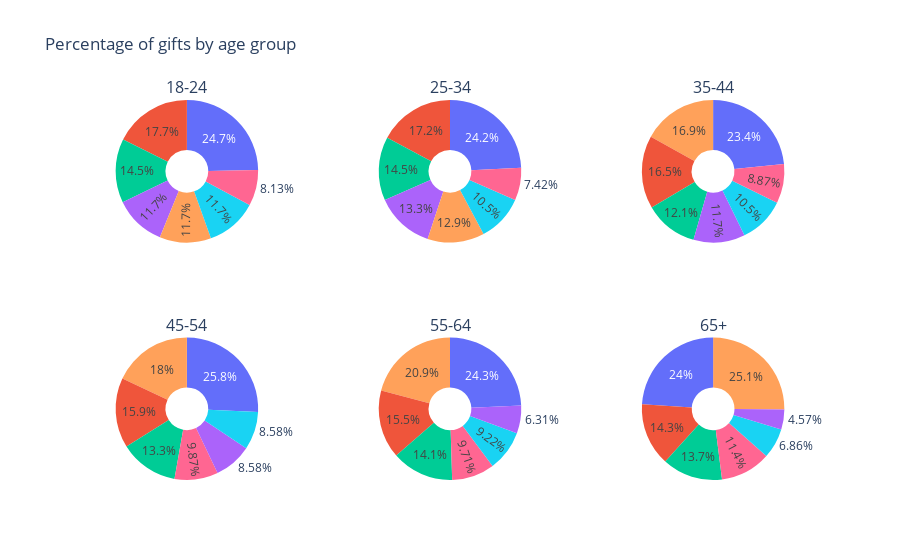

This figure's notebook cell:
### Markdown cell above
Die Pie-Charts zeigen den prozentualen Anteil der Ausgaben für jede Kategorie in verschiedenen Altersgruppen und wie diese sich verteilen. Die Kenntnis der altersspezifischen Ausgabegewohnheiten kann Unternehmen dabei unterstützen, Produkte und Angebote zu entwickeln, die besser auf die Bedürfnisse und Vorlieben verschiedener Altersgruppen abgestimmt sind.

### Code cell
#pie chart

df = pd.read_csv('gifts_age.csv')
df = df.drop(columns=['SpendingCelebrating'])

fig = sp.make_subplots(rows=2, cols=3, subplot_titles=df['Age'].tolist(), specs=[[{'type': 'pie'}, {'type': 'pie'}, {'type': 'pie'}],
                                                                                   [{'type': 'pie'}, {'type': 'pie'}, {'type': 'pie'}]])

for i, age_group in enumerate(df['Age']):
    percentages = df[df['Age'] == age_group].squeeze()[1:]
    fig.add_trace(go.Pie(labels=percentages.index, values=percentages, hole=0.3, name=age_group),
                  row=(i // 3) + 1, col=(i % 3) + 1)

fig.update_layout(title_text='Percentage of gifts by age group', showlegend=False)

fig.show()

### Figure 1 — Plotly figure (JSON) as saved in the notebook; plotly's stock layout.template omitted (floating-point values rounded to 4 significant figures)
{"data": [{"domain": {"x": [0, 0.2889], "y": [0.625, 1]}, "hole": 0.3, "labels": ["Candy", "Flowers", "Jewelry", "GreetingCards", "EveningOut", "Clothing", "GiftCards"], "name": "18-24", "type": "pie", "values": [70, 50, 33, 33, 41, 33, 23]}, {"domain": {"x": [0.3556, 0.6444], "y": [0.625, 1]}, "hole": 0.3, "labels": ["Candy", "Flowers", "Jewelry", "GreetingCards", "EveningOut", "Clothing", "GiftCards"], "name": "25-34", "type": "pie", "values": [62, 44, 34, 33, 37, 27, 19]}, {"domain": {"x": [0.7111, 1], "y": [0.625, 1]}, "hole": 0.3, "labels": ["Candy", "Flowers", "Jewelry", "GreetingCards", "EveningOut", "Clothing", "GiftCards"], "name": "35-44", "type": "pie", "values": [58, 41, 29, 42, 30, 26, 22]}, {"domain": {"x": [0, 0.2889], "y": [0, 0.375]}, "hole": 0.3, "labels": ["Candy", "Flowers", "Jewelry", "GreetingCards", "EveningOut", "Clothing", "GiftCards"], "name": "45-54", "type": "pie", "values": [60, 37, 20, 42, 31, 20, 23]}, {"domain": {"x": [0.3556, 0.6444], "y": [0, 0.375]}, "hole": 0.3, "labels": ["Candy", "Flowers", "Jewelry", "GreetingCards", "EveningOut", "Clothing", "GiftCards"], "name": "55-64", "type": "pie", "values": [50, 32, 13, 43, 29, 19, 20]}, {"domain": {"x": [0.7111, 1], "y": [0, 0.375]}, "hole": 0.3, "labels": ["Candy", "Flowers", "Jewelry", "GreetingCards", "EveningOut", "Clothing", "GiftCards"], "name": "65+", "type": "pie", "values": [42, 25, 8, 44, 24, 12, 20]}], "layout": {"annotations": [{"font": {"size": 16}, "showarrow": false, "text": "18-24", "x": 0.1444, "xanchor": "center", "xref": "paper", "y": 1, "yanchor": "bottom", "yref": "paper"}, {"font": {"size": 16}, "showarrow": false, "text": "25-34", "x": 0.5, "xanchor": "center", "xref": "paper", "y": 1, "yanchor": "bottom", "yref": "paper"}, {"font": {"size": 16}, "showarrow": false, "text": "35-44", "x": 0.8556, "xanchor": "center", "xref": "paper", "y": 1, "yanchor": "bottom", "yref": "paper"}, {"font": {"size": 16}, "showarrow": false, "text": "45-54", "x": 0.1444, "xanchor": "center", "xref": "paper", "y": 0.375, "yanchor": "bottom", "yref": "paper"}, {"font": {"size": 16}, "showarrow": false, "text": "55-64", "x": 0.5, "xanchor": "center", "xref": "paper", "y": 0.375, "yanchor": "bottom", "yref": "paper"}, {"font": {"size": 16}, "showarrow": false, "text": "65+", "x": 0.8556, "xanchor": "center", "xref": "paper", "y": 0.375, "yanchor": "bottom", "yref": "paper"}], "showlegend": false, "title": {"text": "Percentage of gifts by age group"}}}
